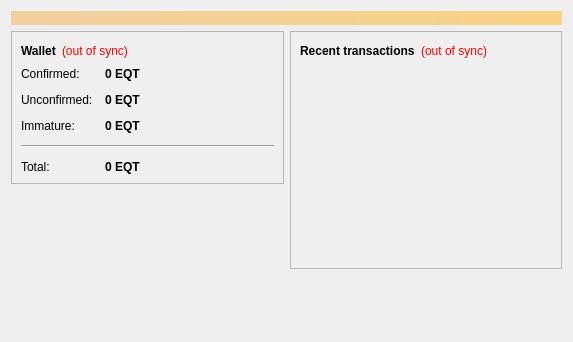
<?xml version="1.0" encoding="UTF-8"?>
<ui version="4.0">
 <class>OverviewPage</class>
 <widget class="QWidget" name="OverviewPage">
  <property name="geometry">
   <rect>
    <x>0</x>
    <y>0</y>
    <width>573</width>
    <height>342</height>
   </rect>
  </property>
  <property name="windowTitle">
   <string>Form</string>
  </property>
  <layout class="QVBoxLayout" name="topLayout">
   <item>
    <widget class="QLabel" name="labelAlerts">
     <property name="visible">
      <bool>false</bool>
     </property>
     <property name="styleSheet">
      <string notr="true">background-color: qlineargradient(x1: 0, y1: 0, x2: 1, y2: 0, stop:0 #F0D0A0, stop:1 #F8D488); color:#000000;</string>
     </property>
     <property name="wordWrap">
      <bool>true</bool>
     </property>
     <property name="margin">
      <number>3</number>
     </property>
    </widget>
   </item>
   <item>
    <layout class="QHBoxLayout" name="horizontalLayout" stretch="1,1">
     <item>
      <layout class="QVBoxLayout" name="verticalLayout_2">
       <item>
        <widget class="QFrame" name="frame">
         <property name="frameShape">
          <enum>QFrame::StyledPanel</enum>
         </property>
         <property name="frameShadow">
          <enum>QFrame::Raised</enum>
         </property>
         <layout class="QVBoxLayout" name="verticalLayout_4">
          <item>
           <layout class="QHBoxLayout" name="horizontalLayout_4">
            <item>
             <widget class="QLabel" name="label_5">
              <property name="font">
               <font>
                <weight>75</weight>
                <bold>true</bold>
               </font>
              </property>
              <property name="text">
               <string>Wallet</string>
              </property>
             </widget>
            </item>
            <item>
             <widget class="QLabel" name="labelWalletStatus">
              <property name="toolTip">
               <string>The displayed information may be out of date. Your wallet automatically synchronizes with the EquiTrader network after a connection is established, but this process has not completed yet.</string>
              </property>
              <property name="styleSheet">
               <string notr="true">QLabel { color: red; }</string>
              </property>
              <property name="text">
               <string notr="true">(out of sync)</string>
              </property>
              <property name="alignment">
               <set>Qt::AlignLeading|Qt::AlignLeft|Qt::AlignVCenter</set>
              </property>
             </widget>
            </item>
            <item>
             <spacer name="horizontalSpacer_2">
              <property name="orientation">
               <enum>Qt::Horizontal</enum>
              </property>
              <property name="sizeHint" stdset="0">
               <size>
                <width>40</width>
                <height>20</height>
               </size>
              </property>
             </spacer>
            </item>
           </layout>
          </item>
          <item>
           <layout class="QFormLayout" name="formLayout_2">
            <property name="fieldGrowthPolicy">
             <enum>QFormLayout::AllNonFixedFieldsGrow</enum>
            </property>
            <property name="horizontalSpacing">
             <number>12</number>
            </property>
            <property name="verticalSpacing">
             <number>12</number>
            </property>
            <item row="0" column="0">
             <widget class="QLabel" name="label">
              <property name="text">
               <string>Confirmed:</string>
              </property>
             </widget>
            </item>
            <item row="0" column="1">
             <widget class="QLabel" name="labelBalance">
              <property name="font">
               <font>
                <weight>75</weight>
                <bold>true</bold>
               </font>
              </property>
              <property name="cursor">
               <cursorShape>IBeamCursor</cursorShape>
              </property>
              <property name="toolTip">
               <string>Your current spendable balance</string>
              </property>
              <property name="text">
               <string notr="true">0 EQT</string>
              </property>
              <property name="textInteractionFlags">
               <set>Qt::LinksAccessibleByMouse|Qt::TextSelectableByKeyboard|Qt::TextSelectableByMouse</set>
              </property>
             </widget>
            </item>
            <item row="1" column="0">
             <widget class="QLabel" name="label_3">
              <property name="text">
               <string>Unconfirmed:</string>
              </property>
             </widget>
            </item>
            <item row="1" column="1">
             <widget class="QLabel" name="labelUnconfirmed">
              <property name="font">
               <font>
                <weight>75</weight>
                <bold>true</bold>
               </font>
              </property>
              <property name="cursor">
               <cursorShape>IBeamCursor</cursorShape>
              </property>
              <property name="toolTip">
               <string>Total of transactions that have yet to be confirmed, and do not yet count toward the spendable balance</string>
              </property>
              <property name="text">
               <string notr="true">0 EQT</string>
              </property>
              <property name="textInteractionFlags">
               <set>Qt::LinksAccessibleByMouse|Qt::TextSelectableByKeyboard|Qt::TextSelectableByMouse</set>
              </property>
             </widget>
            </item>
            <item row="2" column="0">
             <widget class="QLabel" name="labelImmatureText">
              <property name="text">
               <string>Immature:</string>
              </property>
             </widget>
            </item>
            <item row="2" column="1">
             <widget class="QLabel" name="labelImmature">
              <property name="font">
               <font>
                <weight>75</weight>
                <bold>true</bold>
               </font>
              </property>
              <property name="toolTip">
               <string>Mined balance that has not yet matured</string>
              </property>
              <property name="text">
               <string notr="true">0 EQT</string>
              </property>
              <property name="textInteractionFlags">
               <set>Qt::LinksAccessibleByMouse|Qt::TextSelectableByKeyboard|Qt::TextSelectableByMouse</set>
              </property>
             </widget>
            </item>
            <item row="4" column="0">
             <widget class="QLabel" name="labelTotalText">
              <property name="text">
               <string>Total:</string>
              </property>
             </widget>
            </item>
            <item row="4" column="1">
             <widget class="QLabel" name="labelTotal">
              <property name="font">
               <font>
                <weight>75</weight>
                <bold>true</bold>
               </font>
              </property>
              <property name="cursor">
               <cursorShape>IBeamCursor</cursorShape>
              </property>
              <property name="toolTip">
               <string>Your current total balance</string>
              </property>
              <property name="text">
               <string notr="true">0 EQT</string>
              </property>
              <property name="textInteractionFlags">
               <set>Qt::LinksAccessibleByMouse|Qt::TextSelectableByKeyboard|Qt::TextSelectableByMouse</set>
              </property>
             </widget>
            </item>
            <item row="3" column="0" colspan="2">
             <widget class="Line" name="line">
              <property name="orientation">
               <enum>Qt::Horizontal</enum>
              </property>
             </widget>
            </item>
           </layout>
          </item>
         </layout>
        </widget>
       </item>
       <item>
        <spacer name="verticalSpacer">
         <property name="orientation">
          <enum>Qt::Vertical</enum>
         </property>
         <property name="sizeHint" stdset="0">
          <size>
           <width>20</width>
           <height>40</height>
          </size>
         </property>
        </spacer>
       </item>
      </layout>
     </item>
     <item>
      <layout class="QVBoxLayout" name="verticalLayout_3">
       <item>
        <widget class="QFrame" name="frame_2">
         <property name="frameShape">
          <enum>QFrame::StyledPanel</enum>
         </property>
         <property name="frameShadow">
          <enum>QFrame::Raised</enum>
         </property>
         <layout class="QVBoxLayout" name="verticalLayout">
          <item>
           <layout class="QHBoxLayout" name="horizontalLayout_2">
            <item>
             <widget class="QLabel" name="label_4">
              <property name="text">
               <string>&lt;b&gt;Recent transactions&lt;/b&gt;</string>
              </property>
             </widget>
            </item>
            <item>
             <widget class="QLabel" name="labelTransactionsStatus">
              <property name="toolTip">
               <string>The displayed information may be out of date. Your wallet automatically synchronizes with the EquiTrader network after a connection is established, but this process has not completed yet.</string>
              </property>
              <property name="styleSheet">
               <string notr="true">QLabel { color: red; }</string>
              </property>
              <property name="text">
               <string notr="true">(out of sync)</string>
              </property>
              <property name="alignment">
               <set>Qt::AlignRight|Qt::AlignTrailing|Qt::AlignVCenter</set>
              </property>
             </widget>
            </item>
            <item>
             <spacer name="horizontalSpacer">
              <property name="orientation">
               <enum>Qt::Horizontal</enum>
              </property>
              <property name="sizeHint" stdset="0">
               <size>
                <width>40</width>
                <height>20</height>
               </size>
              </property>
             </spacer>
            </item>
           </layout>
          </item>
          <item>
           <widget class="QListView" name="listTransactions">
            <property name="styleSheet">
             <string notr="true">QListView { background: transparent; }</string>
            </property>
            <property name="frameShape">
             <enum>QFrame::NoFrame</enum>
            </property>
            <property name="verticalScrollBarPolicy">
             <enum>Qt::ScrollBarAlwaysOff</enum>
            </property>
            <property name="horizontalScrollBarPolicy">
             <enum>Qt::ScrollBarAlwaysOff</enum>
            </property>
            <property name="selectionMode">
             <enum>QAbstractItemView::NoSelection</enum>
            </property>
           </widget>
          </item>
         </layout>
        </widget>
       </item>
       <item>
        <spacer name="verticalSpacer_2">
         <property name="orientation">
          <enum>Qt::Vertical</enum>
         </property>
         <property name="sizeHint" stdset="0">
          <size>
           <width>20</width>
           <height>40</height>
          </size>
         </property>
        </spacer>
       </item>
      </layout>
     </item>
    </layout>
   </item>
  </layout>
 </widget>
 <resources/>
 <connections/>
</ui>
